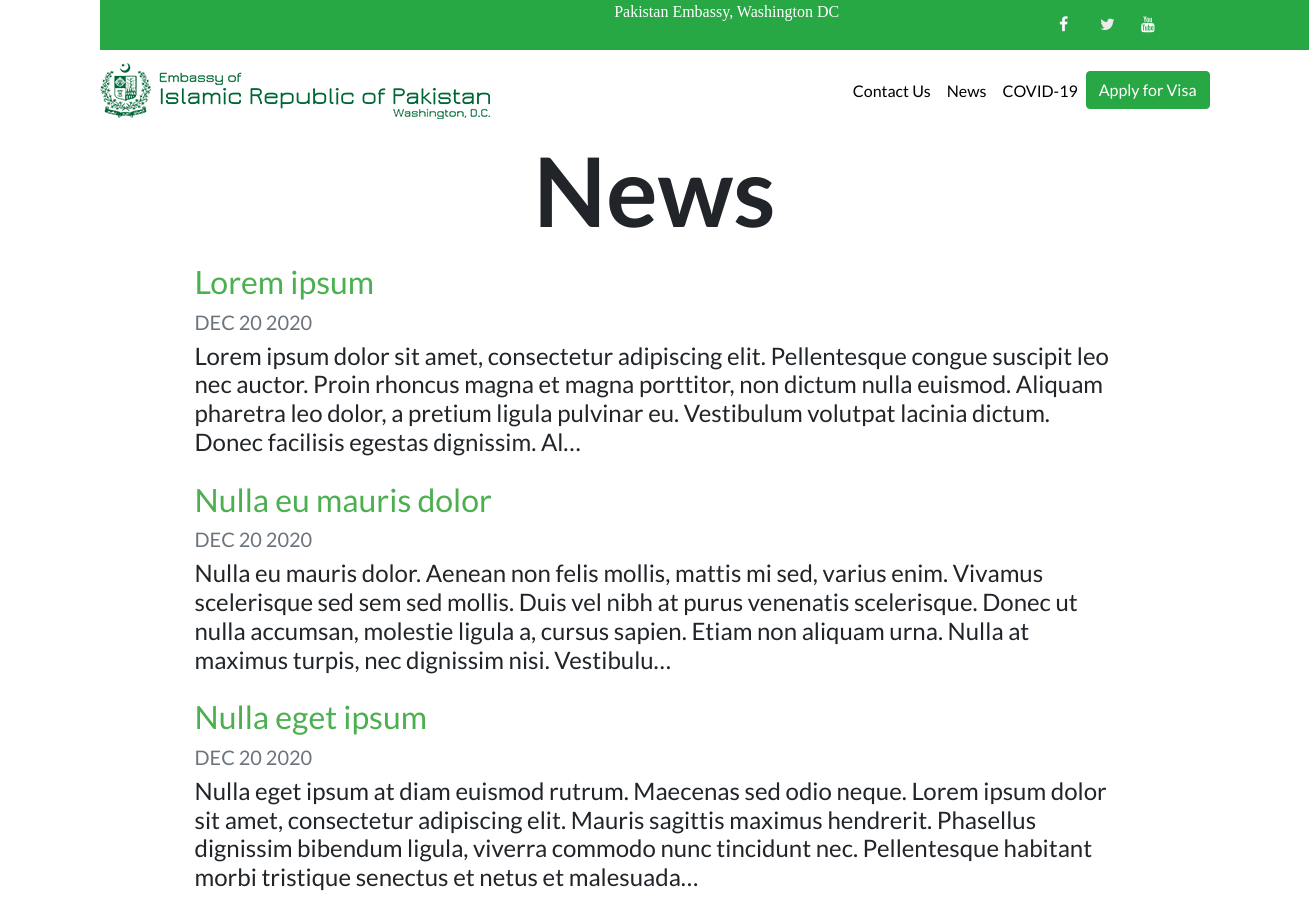
Screenshot of /blog/ with the database file from the repository.
### blog/models.py (models this page shows, shortened)
class Blog(models.Model):
    title = models.CharField(max_length=200)
    description = models.TextField()
    date = models.DateField()

### blog/views.py (the view)
# urls.py: path('', views.all_blogs, name='all_blogs'),
def all_blogs(request):
    blogs = Blog.objects.order_by('-date')
    return render(request, 'all_blogs.html', {'blogs': blogs})

### templates/all_blogs.html
{% extends 'base.html' %}
{% load static %}
{% block content %}
    <h2 id="blogtitle" class="font-weight-bold text-center">News</h2>
    {% for blog in blogs %}
        <div class="row justify-content-center my-3">
            <div class="col-md-10 ">
                <a href="{% url 'blog:detail' blog.id %}">
                    <h2 style="color: #4CAF50">{{ blog.title }}</h2>
                </a>
                <h5 class="text-muted">{{ blog.date|date:'M d Y'|upper }}</h5>
                <h4>{{ blog.description|striptags|truncatechars:300 }}</h4>
            </div>
        </div>
    {% endfor %}
{% endblock %}

### portfolio/static/custom.css (style rules this page uses)
body { font-family: 'Lato', sans-serif; }
#blogtitle { font-size: 6rem; }

### rows the page displays
Blog: title "Lorem ipsum", date "DEC 20 2020", description "Lorem ipsum dolor sit amet, consectetur adipiscing elit. Pellentesque congue suscipit leo nec auctor. Proin rhoncus magna et magna porttitor, non dictum nulla euismod. Aliquam pharetra leo dolor, a pretium ligula pulvinar eu. Vestibulum volutpat lacinia dictum. Donec facilisis egestas dignissim. Al…"
Blog: title "Nulla eu mauris dolor", date "DEC 20 2020", description "Nulla eu mauris dolor. Aenean non felis mollis, mattis mi sed, varius enim. Vivamus scelerisque sed sem sed mollis. Duis vel nibh at purus venenatis scelerisque. Donec ut nulla accumsan, molestie ligula a, cursus sapien. Etiam non aliquam urna. Nulla at maximus turpis, nec dignissim nisi. Vestibulu…"
Blog: title "Nulla eget ipsum", date "DEC 20 2020", description "Nulla eget ipsum at diam euismod rutrum. Maecenas sed odio neque. Lorem ipsum dolor sit amet, consectetur adipiscing elit. Mauris sagittis maximus hendrerit. Phasellus dignissim bibendum ligula, viverra commodo nunc tincidunt nec. Pellentesque habitant morbi tristique senectus et netus et malesuada…"
